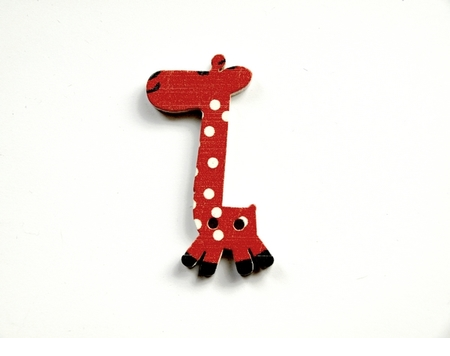
#> input picture img/giraffe.png, 450 x 356 px
$ python -i object_color.py   (imports and definitions only)
#> lines starting #> are read from the running program, lines starting #| are printed output that depends on the picture; after the words box and inside, x2 and y2 are one past the last pixel; in counts of white or black regions, pixels touching at a corner belong together
#> further down, picture is the input picture: shape (356, 450, 3); mean B, G, R 234.1, 237.3, 245.1
import cv2
import enum
import imutils
import numpy as np

from scipy.spatial import distance

"""
inspired : https://www.pyimagesearch.com/2016/02/15/determining-object-color-with-opencv/
"""
class Color(enum.Enum):
  Red = 'Red'
  Green = 'Green'
  Other = 'Other'

class ObjectColorDetect:
  def __init__(self):
    self.__colorNames = [Color.Red, Color.Green, Color.Other]
    matrix = np.zeros((len(self.__colorNames), 1, 3), dtype='uint8')
    matrix[0] = (255, 0, 0)
    matrix[1] = (0, 255, 0)
    matrix[2] = (0, 0, 0)
    self.__matrix = cv2.cvtColor(matrix, cv2.COLOR_RGB2LAB)

  def find_color(self, image, contour):
    mask = np.zeros(image.shape[:2], dtype = 'uint8')
    cv2.drawContours(mask, [contour], -1, 255, -1)
    mean = cv2.mean(image, mask = mask)[:3]
    minDist = (np.inf, None)
    for (i, row) in enumerate(self.__matrix):
      dist = distance.euclidean(row[0], mean)
      if dist < minDist[0]:
        minDist = (dist, i)
    return self.__colorNames[minDist[1]]

  def detect_color(self, image):
    #prepare to recognize collor
    resized = imutils.resize(image, height=300, width=300)
    blurredImg = cv2.GaussianBlur(resized, (5, 5), 0)
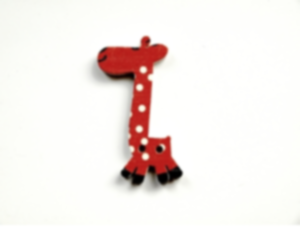
#> blurredImg: shape (237, 300, 3); mean B, G, R 234.1, 237.3, 245.1
    grayImg = cv2.cvtColor(blurredImg, cv2.COLOR_BGR2GRAY)
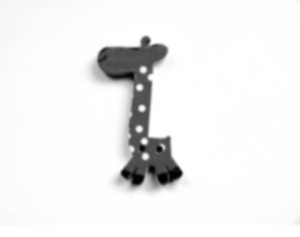
#> grayImg: shape (237, 300); min 0, max 255, mean 239.4
    # take image tresh; [0] is tresh value = 60
    threshImg = cv2.threshold(grayImg, 60, 255, cv2.THRESH_BINARY)[1]
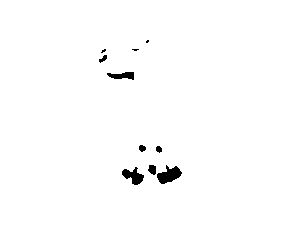
#> threshImg: shape (237, 300); 98.8% white; 10 black regions (3 under 20 px)
    # convert to CIE Lab
    labImg = cv2.cvtColor(blurredImg, cv2.COLOR_BGR2LAB)
#> labImg: shape (237, 300, 3); mean of channels 0, 1, 2 241, 130.7, 131.4

    contours = cv2.findContours(threshImg, cv2.RETR_EXTERNAL, cv2.CHAIN_APPROX_SIMPLE)
#> contours = 1 contour; box (x1, y1, x2, y2) and area: (0, 0, 300, 237) 70564
    contours = imutils.grab_contours(contours)
#> contours = [[[0, 0], [0, 236], [299, 236], [299, 0]]]
    if contours == []:
      raise Exception('Not detect collored object!')
    colorMap = {}
    for contour in contours:
      color = self.find_color(labImg, contour)
      colorMap[color] = colorMap.get(color, 0) + 1
#> this loop made 1 pass
#> (contour, mean in find_color) on pass 1: ([[0, 0], [0, 236], [299, 236], [299, 0]], (241, 130.7, 131.4))
#> after the loop, colorMap = 1 item
    color = max(colorMap, key = colorMap.get)
    if color == Color.Other:
      raise Exception('Can not detect color!')
    return color

>>> import cv2
>>> picture = cv2.imread('img/giraffe.png')
>>> result = ObjectColorDetect().detect_color(picture)
